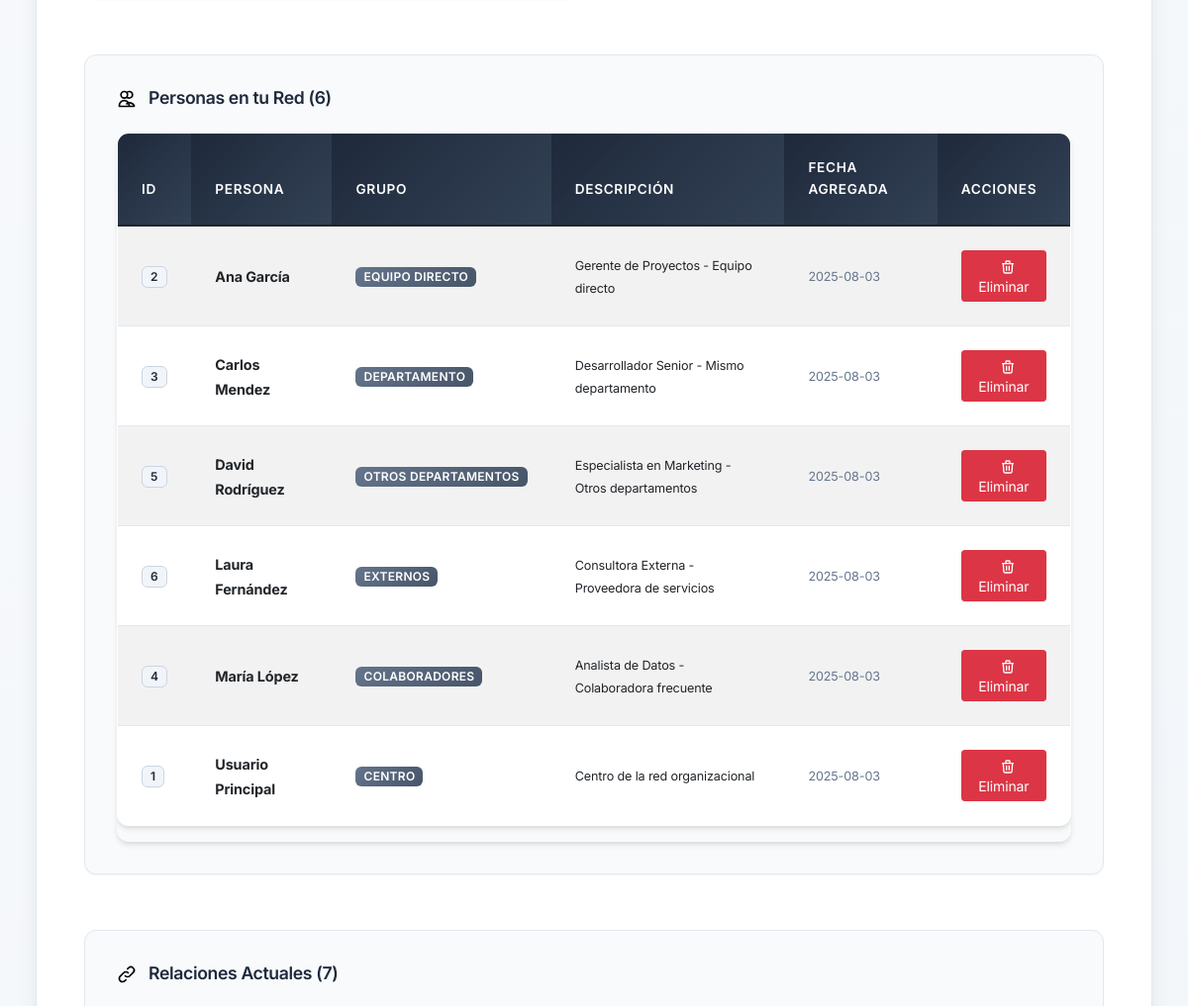
/admin (middle part), run on an earlier commit of the app's database.
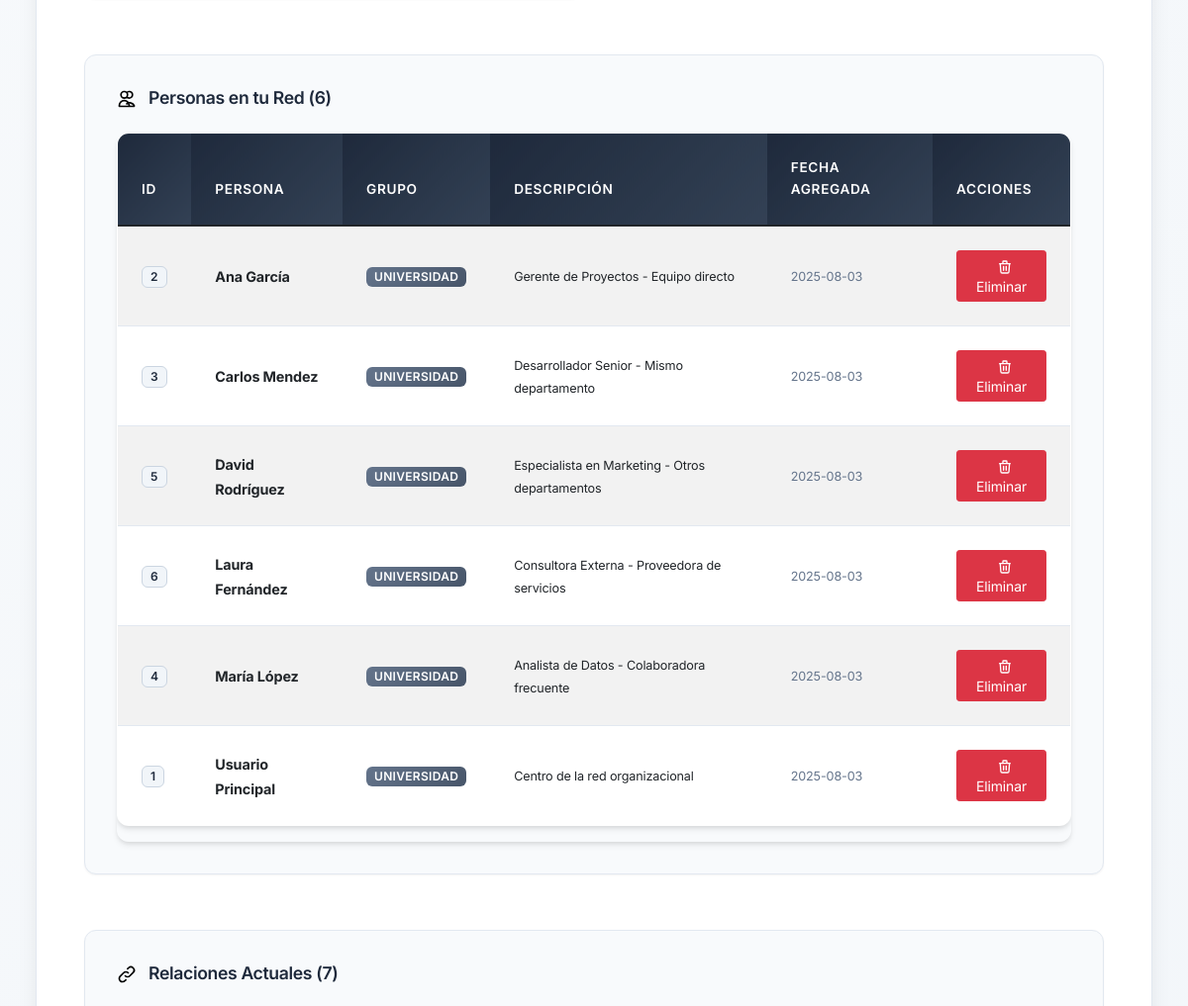
And on a later commit of the database.
### tables this page shows
CREATE TABLE personas (
            id INTEGER PRIMARY KEY AUTOINCREMENT,
            nombre TEXT NOT NULL UNIQUE,
            icono TEXT DEFAULT 'user',
            grupo TEXT DEFAULT 'contactos',
            color TEXT DEFAULT '#3b82f6',
            descripcion TEXT,
            fecha_creacion TIMESTAMP DEFAULT CURRENT_TIMESTAMP
        );

### mi_red_social/app.py (the view)
@app.route('/admin')
def admin():
    conn = get_db_connection()
    personas = conn.execute('SELECT * FROM personas ORDER BY nombre').fetchall()
    relaciones = conn.execute('''
        SELECT r.*, p1.nombre as persona1_nombre, p2.nombre as persona2_nombre
        FROM relaciones r
        JOIN personas p1 ON r.persona1_id = p1.id
        JOIN personas p2 ON r.persona2_id = p2.id
        ORDER BY r.fecha_creacion DESC
    ''').fetchall()
    conn.close()
    return render_template('admin.html', personas=personas, relaciones=relaciones)

### mi_red_social/app.py (called while the page is built)
def get_db_connection():
    conn = sqlite3.connect(DATABASE)
    conn.row_factory = sqlite3.Row
    return conn

### mi_red_social/templates/admin.html (shortened to what this page needs)
{% extends "base.html" %}
{% block content %}
<div class="main-container">
    <div class="row">
        <div class="col-md-6">
        </div>
        <div class="col-md-6">
        </div>
    </div>
    <div class="row mt-4">
        <div class="col-12">
            <div class="admin-panel">
                <h4>
                    <i class="icon icon-users"></i>
                    Personas en tu Red ({{ personas|length }})
                </h4>
                <div class="table-responsive">
                    <table class="table table-striped table-hover">
                        <thead class="table-dark">
                            <tr>
                                <th>ID</th>
                                <th>Persona</th>
                                <th>Grupo</th>
                                <th>Descripción</th>
                                <th>Fecha Agregada</th>
                                <th>Acciones</th>
                            </tr>
                        </thead>
                        <tbody>
                            {% for persona in personas %}
                            <tr>
                                <td><span class="badge bg-light text-dark">{{ persona.id }}</span></td>
                                <td>
                                    <strong>{{ persona.nombre }}</strong>
                                </td>
                                <td>
                                    <span class="badge bg-secondary">{{ persona.grupo.replace('_', ' ').title() }}</span>
                                </td>
                                <td>
                                    <small>{{ persona.descripcion or 'Sin descripción' }}</small>
                                </td>
                                <td>
                                    <small class="text-muted">{{ persona.fecha_creacion[:10] if persona.fecha_creacion else 'N/A' }}</small>
                                </td>
                                <td>
                                    {% if persona.nombre != 'Tú' %}
                                    <a href="{{ url_for('eliminar_persona', persona_id=persona.id) }}"
                                       class="btn btn-sm btn-danger"
                                       onclick="return confirm('¿Estás seguro de eliminar a {{ persona.nombre }}? Se eliminarán también todas sus relaciones.')">
                                       <i class="icon icon-trash icon-white icon-sm"></i>
                                       Eliminar
                                    </a>
                                    {% else %}
                                    <span class="badge bg-warning text-dark">
                                        <i class="icon icon-crown icon-sm"></i>
                                        Centro de la Red
                                    </span>
                                    {% endif %}
                                </td>
                            </tr>
                            {% endfor %}
                        </tbody>
                    </table>
                </div>
            </div>
        </div>
    </div>
    <div class="row mt-4">
        <div class="col-12">
            <div class="admin-panel">
                <h4>
                    <i class="icon icon-connections"></i>
                    Relaciones Actuales ({{ relaciones|length }})
                </h4>
            </div>
        </div>
    </div>
</div>
{% endblock %}

### mi_red_social/templates/base.html (shortened to what this page needs)
<!DOCTYPE html>
<html lang="es">
<head>
    <link href="https://cdn.jsdelivr.net/npm/bootstrap@5.1.3/dist/css/bootstrap.min.css" rel="stylesheet">
    <link rel="stylesheet" type="text/css" href="https://unpkg.com/vis-network/standalone/umd/vis-network.min.css" />
    <link rel="stylesheet" type="text/css" href="{{ url_for('static', filename='css/base.css') }}">
    <link rel="stylesheet" type="text/css" href="{{ url_for('static', filename='css/index.css') }}">
    <link rel="stylesheet" type="text/css" href="{{ url_for('static', filename='css/group-controls.css') }}">
    <link rel="stylesheet" type="text/css" href="{{ url_for('static', filename='css/accessibility.css') }}">
</head>
<body>
    <div class="container-fluid">
        <main id="main-content" tabindex="-1">
            {% block content %}{% endblock %}
        </main>
    </div>
</body>
</html>

### mi_red_social/static/css/base.css (style rules this page uses)
:root { --primary-color: #1e3a8a; --secondary-color: #3b82f6; --accent-color: #06b6d4; --success-color: #10b981; --warning-color: #f59e0b; --danger-color: #ef4444; --gray-50: #f8fafc; --gray-100: #f1f5f9; --gray-200: #e2e8f0; --gray-300: #cbd5e1; --gray-400: #94a3b8; --gray-500: #64748b; --gray-600: #475569; --gray-700: #334155; --gray-800: #1e293b; --gray-900: #0f172a; --font-primary: 'Inter', 'Segoe UI', system-ui, sans-serif; --font-secondary: 'Roboto', 'Arial', sans-serif; --spacing-xs: 0.25rem; --spacing-sm: 0.5rem; --spacing-md: 1rem; --spacing-lg: 1.5rem; --spacing-xl: 2rem; --spacing-2xl: 3rem; --shadow-sm: 0 1px 2px 0 rgba(0, 0, 0, 0.05); --shadow-md: 0 4px 6px -1px rgba(0, 0, 0, 0.1), 0 2px 4px -1px rgba(0, 0, 0, 0.06); --shadow-lg: 0 10px 15px -3px rgba(0, 0, 0, 0.1), 0 4px 6px -2px rgba(0, 0, 0, 0.05); --shadow-xl: 0 20px 25px -5px rgba(0, 0, 0, 0.1), 0 10px 10px -5px rgba(0, 0, 0, 0.04); --border-radius-sm: 0.375rem; --border-radius-md: 0.5rem; --border-radius-lg: 0.75rem; --border-radius-xl: 1rem; --icon-sm: 16px; --icon-md: 20px; --icon-lg: 24px; --icon-xl: 32px; }
* { margin: 0; padding: 0; box-sizing: border-box; }
body { font-family: var(--font-primary); background: linear-gradient(135deg, var(--gray-50) 0%, var(--gray-100) 100%); color: var(--gray-800); line-height: 1.6; min-height: 100vh; font-size: 14px; letter-spacing: -0.01em; }
.main-container { background: rgba(255, 255, 255, 0.95); backdrop-filter: blur(20px); border-radius: var(--border-radius-xl); margin: var(--spacing-lg); padding: var(--spacing-2xl); box-shadow: var(--shadow-xl); border: 1px solid var(--gray-200); position: relative; animation: fadeInUp 0.6s ease-out; }
.main-container::before { content: ''; position: absolute; top: 0; left: 0; right: 0; height: 4px; background: linear-gradient(90deg, var(--primary-color), var(--accent-color), var(--secondary-color)); border-radius: var(--border-radius-xl) var(--border-radius-xl) 0 0; }
.admin-panel { background: var(--gray-50); border: 1px solid var(--gray-200); border-radius: var(--border-radius-lg); padding: var(--spacing-xl); margin-bottom: var(--spacing-xl); box-shadow: var(--shadow-sm); transition: all 0.3s ease; animation: fadeInUp 0.6s ease-out; will-change: transform; }
.admin-panel h4, .admin-panel h5 { color: var(--gray-800); font-weight: 600; margin-bottom: var(--spacing-lg); font-size: 1.1rem; letter-spacing: -0.02em; }
.table { border-radius: var(--border-radius-lg); overflow: hidden; box-shadow: var(--shadow-md); background: white; border: 1px solid var(--gray-200); }
.table thead th { background: linear-gradient(135deg, var(--gray-800), var(--gray-700)); color: white; border: none; padding: var(--spacing-lg); font-weight: 600; font-size: 0.85rem; text-transform: uppercase; letter-spacing: 0.05em; }
.table tbody td { padding: var(--spacing-lg); vertical-align: middle; border-color: var(--gray-200); font-size: 0.9rem; }
.table tbody tr { transition: all 0.2s ease; }
.table-responsive { border-radius: var(--border-radius-lg); box-shadow: var(--shadow-md); }
.badge { font-size: 0.75rem; font-weight: 600; padding: var(--spacing-xs) var(--spacing-sm); border-radius: var(--border-radius-sm); text-transform: uppercase; letter-spacing: 0.025em; }
.badge.bg-secondary { background: linear-gradient(135deg, var(--gray-500), var(--gray-600)) !important; }
.badge.bg-light { background: var(--gray-100) !important; color: var(--gray-700) !important; border: 1px solid var(--gray-300); }
.icon { display: inline-block; width: var(--icon-md); height: var(--icon-md); margin-right: 8px; position: relative; vertical-align: middle; flex-shrink: 0; }
.icon-small, .icon-sm { width: var(--icon-sm); height: var(--icon-sm); }
.icon-users::before { content: ''; position: absolute; width: 100%; height: 100%; background-size: contain; }
.icon-connections::before { content: ''; position: absolute; width: 100%; height: 100%; background-size: contain; }
.icon-trash::before { content: ''; position: absolute; width: 100%; height: 100%; background-size: contain; }
.icon-white { filter: brightness(0) invert(1); }

### mi_red_social/static/css/index.css (style rules this page uses)
html, body { overflow-x: hidden !important; max-width: 100vw !important; box-sizing: border-box !important; }
*, *::before, *::after { box-sizing: border-box !important; }
body { width: 100% !important; margin: 0 !important; padding: 0 !important; }

What changed in the data, as far as the page shows it:
changed personas "Ana García": grupo.replace "EQUIPO DIRECTO" → "UNIVERSIDAD"
changed personas "Carlos Mendez": grupo.replace "DEPARTAMENTO" → "UNIVERSIDAD"
changed personas "David Rodríguez": grupo.replace "OTROS DEPARTAMENTOS" → "UNIVERSIDAD"
changed personas "Laura Fernández": grupo.replace "EXTERNOS" → "UNIVERSIDAD"
changed personas "María López": grupo.replace "COLABORADORES" → "UNIVERSIDAD"
changed personas "Usuario Principal": grupo.replace "CENTRO" → "UNIVERSIDAD"
